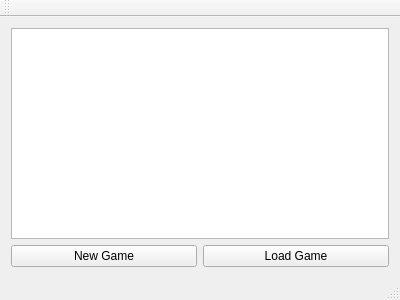
<?xml version="1.0" encoding="UTF-8"?>
<ui version="4.0">
 <class>MainWindow</class>
 <widget class="QMainWindow" name="MainWindow">
  <property name="geometry">
   <rect>
    <x>0</x>
    <y>0</y>
    <width>400</width>
    <height>300</height>
   </rect>
  </property>
  <property name="windowTitle">
   <string>MainWindow</string>
  </property>
  <widget class="QWidget" name="centralWidget">
   <layout class="QVBoxLayout" name="verticalLayout">
    <item>
     <widget class="QGraphicsView" name="graphicsView"/>
    </item>
    <item>
     <layout class="QHBoxLayout" name="horizontalLayout">
      <item>
       <widget class="QPushButton" name="newButton">
        <property name="text">
         <string>New Game</string>
        </property>
       </widget>
      </item>
      <item>
       <widget class="QPushButton" name="loadButton">
        <property name="text">
         <string>Load Game</string>
        </property>
       </widget>
      </item>
     </layout>
    </item>
   </layout>
  </widget>
  <widget class="QMenuBar" name="menuBar">
   <property name="geometry">
    <rect>
     <x>0</x>
     <y>0</y>
     <width>400</width>
     <height>25</height>
    </rect>
   </property>
  </widget>
  <widget class="QToolBar" name="mainToolBar">
   <attribute name="toolBarArea">
    <enum>TopToolBarArea</enum>
   </attribute>
   <attribute name="toolBarBreak">
    <bool>false</bool>
   </attribute>
  </widget>
  <widget class="QStatusBar" name="statusBar"/>
 </widget>
 <layoutdefault spacing="6" margin="11"/>
 <resources/>
 <connections/>
</ui>
